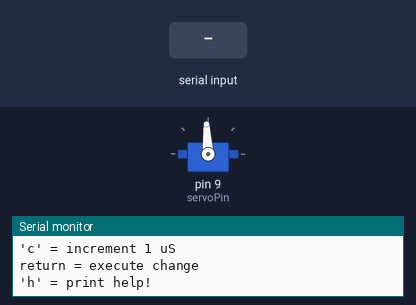
A sketch run on a simulated Arduino Uno, built with avr-gcc and run on an emulated ATmega328P. Shown: servo, the last lines printed to the serial monitor. Wiring (inferred from the names in the program): servo: signal pin 9. The inputs (shaded band) are chosen by the test bench. Servo pulses on a pin are drawn as a servo (544–2400 µs = 0–180°).

Above: at 1.3 s.
1.4 s: "e\n" received over Serial
At 1.9 s:
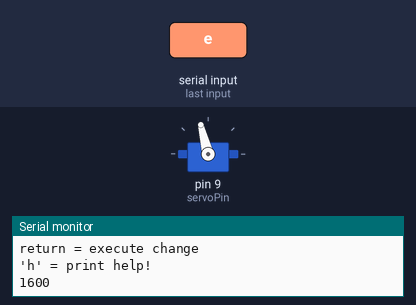
4.4 s: byte 113 ('q') received over Serial
At 5.6 s:
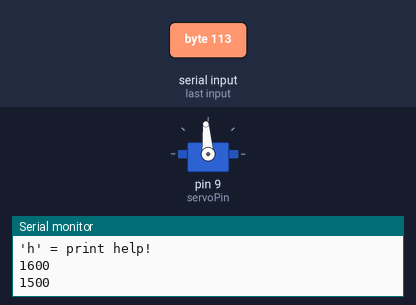
5.9 s: "q\n" received over Serial
At 7.0 s:
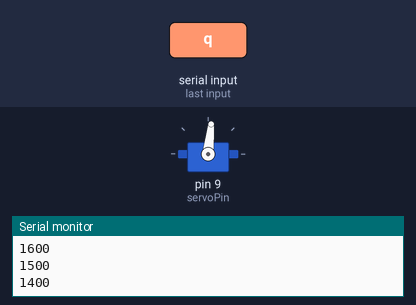
7.4 s: byte 113 ('q') received over Serial
At 8.1 s:
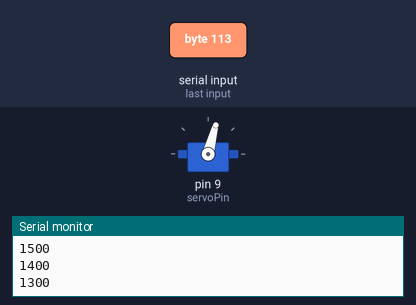
Timing chart, 0 to 9.9 s (numbered marks = the images above; inputs shaded):
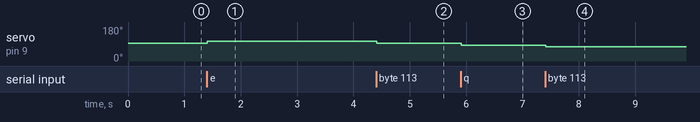

Measured:
- after the input at 1.4 s, servo on pin 9 (servoPin): 93° → 104° at once
- after the input at 4.4 s, servo on pin 9 (servoPin): 104° → 94° at once
- after the input at 5.9 s, servo on pin 9 (servoPin): 94° → 84° at once
- after the input at 7.4 s, servo on pin 9 (servoPin): 84° → 75° at once

The sketch:

ServoTester.ino
```cpp
/*
   Sending serial 'q' will take 100 uS off the pulse width of the servo on pin 9
   'e' will add 100 uS
   'a' will -10 uS, 'd' will +10 uS
   'z' will -1 uS, 'd' will +1 uS
   Every time you change the pulse width, the Serial port will print position,
   but on some serial terminals, simply typing the letter will execute, as the letters are sent immediately
*/
int servoPin = 9;
void setup() {
  Serial.begin(9600);
  Serial.println("ServoTester  Josh Brown 2016");
  Serial.println("Will begin with 1500 uS pulses at 50 Hz");
  Serial.println("'q' = decrement 100 uS");
  Serial.println("'e' = increment 100 uS");
  Serial.println("'a' = decrement 10 uS");
  Serial.println("'d' = increment 10 uS");
  Serial.println("'z' = decrement 1 uS");
  Serial.println("'c' = increment 1 uS");
  Serial.println("return = execute change");
  Serial.println("'h' = print help!");
  pinMode(servoPin, OUTPUT);
}

int pos = 1500;

void loop() {
  if (Serial.available() > 0) {
    switch ( Serial.read() ) {
      case 'q':
        pos -= 100;
        Serial.println( pos );
        break;
      case 'e':
        pos += 100;
        Serial.println( pos );
        break;
      case 'a':
        pos -= 10;
        Serial.println( pos );
        break;
      case 'd':
        pos += 10;
        Serial.println( pos );
        break;
      case 'z':
        pos -= 1;
        Serial.println( pos );
        break;
      case 'c':
        pos += 1;
        Serial.println( pos );
        break;
      case 'h':
        Serial.println("ServoTester Help!");
        Serial.println("Initially the Servo will be pulsed at 50 Hz with a 1500 uS pulse.  For most");
        Serial.println("applications this will command a servo to go to center position.  To incre-");
        Serial.println("ment and decrement position, you use the Serial Monitor tool, or an app like");
        Serial.println("puTTY, to send letters.  Each change of servo position will return the cur-");
        Serial.println("rent postion to the terminal.  For a larger change, you can enter multiple");
        Serial.println("characters in a string to the terminal, for instance 'qqq' would decrement");
        Serial.println("servo position pulse by 300 uS.");
        Serial.println("'q' = decrement 100 uS");
        Serial.println("'e' = increment 100 uS");
        Serial.println("'a' = decrement 10 uS");
        Serial.println("'d' = increment 10 uS");
        Serial.println("'z' = decrement 1 uS");
        Serial.println("'c' = increment 1 uS");
        Serial.println("return = execute change");
        Serial.println("'h' = print help!");
        break;
      case '\n':
        break;
      default:
        Serial.println("Unknown Command");
        break;
    }
  }
  digitalWrite(servoPin, HIGH);
  delayMicroseconds( pos );
  digitalWrite(servoPin, LOW);
  delay( 20 );
}
```
